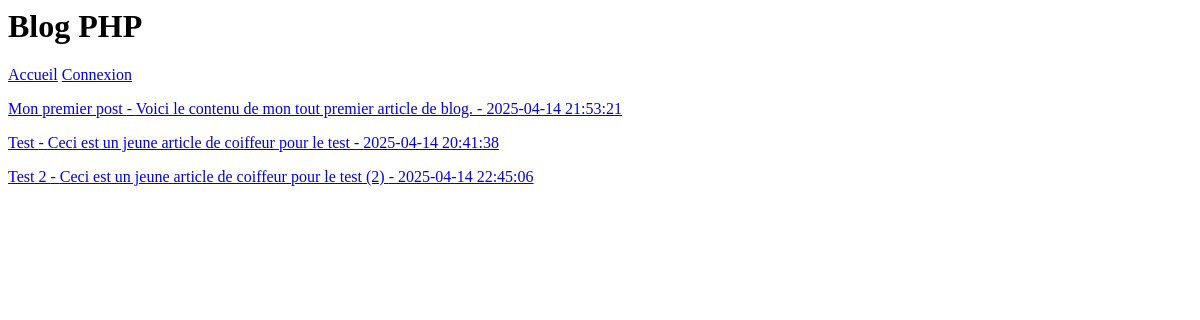
Before: / with the older database file.
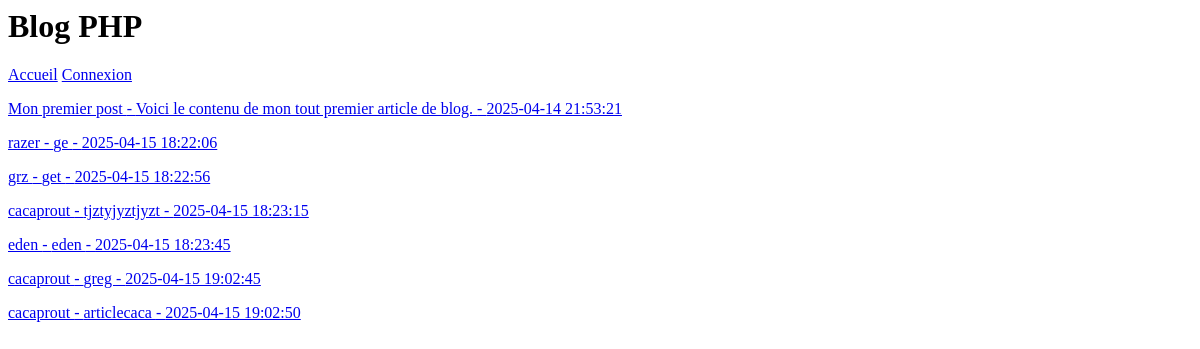
After: the same page with the newer database file.
### tables this page shows
CREATE TABLE `posts` (
  `id` int(11) NOT NULL,
  `titre` varchar(255) NOT NULL,
  `contenu` text NOT NULL,
  `date_creation` datetime DEFAULT CURRENT_TIMESTAMP,
  `auteur_id` int(11) DEFAULT NULL,
  `categorie_id` int(11) DEFAULT NULL
);

### index.php (the view)
<html>
<body>
    <?php
        include("include/header.php");
        include("basedonnee.php");
        $sql = "SELECT *
                FROM posts";
        $query = $pdo->query($sql);
        $results = $query->fetchAll(PDO::FETCH_ASSOC);
        foreach ($results as $row) {
            ?>
                <p><a href="post.php?id=<?php echo $row["id"] ?>"><?php echo $row["titre"] ." - " .$row["contenu"] ." - " .$row["date_creation"] ?></a></p>
            <?php
        }
    ?>
</body>
</html>

Changed rows visible on the page:
removed posts: titre "Test", contenu "Ceci est un jeune article de coiffeur pour le test", date_creation "2025-04-14 20:41:38"
removed posts: titre "Test 2", contenu "Ceci est un jeune article de coiffeur pour le test (2)", date_creation "2025-04-14 22:45:06"
added posts: titre "razer", contenu "ge", date_creation "2025-04-15 18:22:06"
added posts: titre "grz", contenu "get", date_creation "2025-04-15 18:22:56"
added posts: titre "cacaprout", contenu "tjztyjyztjyzt", date_creation "2025-04-15 18:23:15"
added posts: titre "eden", contenu "eden", date_creation "2025-04-15 18:23:45"
added posts: titre "cacaprout", contenu "greg", date_creation "2025-04-15 19:02:45"
added posts: titre "cacaprout", contenu "articlecaca", date_creation "2025-04-15 19:02:50"
